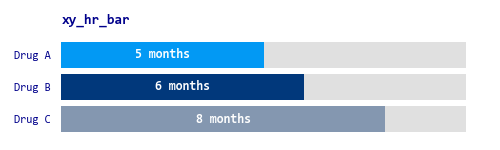

Write Python code to recreate this figure.
"""
transform_data(df, x=['drug'], y=['staytime'])
transform_data(df, x=['drug'], y=['staytime'], z=['pc'])

drug   staytime
Drug C 8       
Drug B 6       
Drug A 5       
"""


# %% xy_hr_bar

import matplotlib.pyplot as plt
import pandas as pd
import io

# Sample data
data_stringx = """
x	y	value
Drug A	staytime	5
Drug B	staytime	6
Drug C	staytime	8
"""

data_string = """
drug	staytime
Drug C	8
Drug B	6
Drug A	5
"""

# Parse the data
df = pd.read_csv(io.StringIO(data_string), sep='\t')

# Colors
exec(open(_exploratory+r"\format\pandas\hex_to_rgb_fill_missing_colors.py").read())
df_colors = pd.read_excel(_edupunk_docs+r"\tables\mkdocs.xlsx", sheet_name='colors')
df_colors = df_colors.sort_values(by=['Mode', 'Tool', 'Usage']).reset_index(drop=True)
df_colors = fill_missing_colors(df_colors)
df_colors.columns = df_colors.columns.str.lower()

# Transpose (if function not there use data_strigx)
exec(open(_exploratory+r"\transpose\pandas\transform_data.py").read())
df = (transform_data(df, x=['drug'], y=['staytime']))
df = pd.merge(df, df_colors[['usage', 'color_hex', 'color_rgb']], left_on='x', right_on='usage', how='left')
del df['usage']
#df.to_clipboard(index=False)

# Set up the figure and axis
fig, ax = plt.subplots(figsize=(5, 1.5))

# Total bar length
total_bar_length = 10

# Create the stacked bars
categories = df['x'].tolist()
values = df['value'].tolist()
remainders = [total_bar_length - value for value in values]

# Get colors from the data - using hex values since they're easier to use directly
colors = df['color_hex'].tolist()

# Horizontal bars for first part (with the specified values)
# Using colors from the data for each bar
bars1 = ax.barh(categories, values, color=colors)

# Horizontal bars for second part (remainder to reach total_bar_length)
bars2 = ax.barh(categories, remainders, left=values, color='#e0e0e0')

# Add value labels on the bars with " month" suffix
for i, (bar, value) in enumerate(zip(bars1, values)):
    ax.text(value/2, i, f"{value} months", ha='center', va='center', 
            color='white', fontweight='bold')

# Title - left aligned
ax.set_title('xy_hr_bar', fontsize=10, loc='left')

# Remove ALL x-axis elements completely
ax.set_xticks([])
ax.xaxis.set_ticks_position('none')
ax.spines['bottom'].set_visible(False)

# Set y-axis labels but remove tick marks
ax.yaxis.set_ticks_position('none')
ax.set_yticks(range(len(categories)))
ax.set_yticklabels(categories)
ax.spines['left'].set_visible(False)

# Remove other spines and grid
ax.spines['top'].set_visible(False)
ax.spines['right'].set_visible(False)
ax.grid(False)

# Adjust layout
plt.tight_layout()

# Show the plot
#plt.show()

chart_out = _vl + r'\compare\xy_hr_bar'
plt.savefig(chart_out+'.png')
#plt.savefig(chart_out+'.svg')
#sp.Popen(chart_out, shell=True) #open file
#plt.show()

#exec(open(_vl+r'\compare\xy_hr_bar.py').read())
